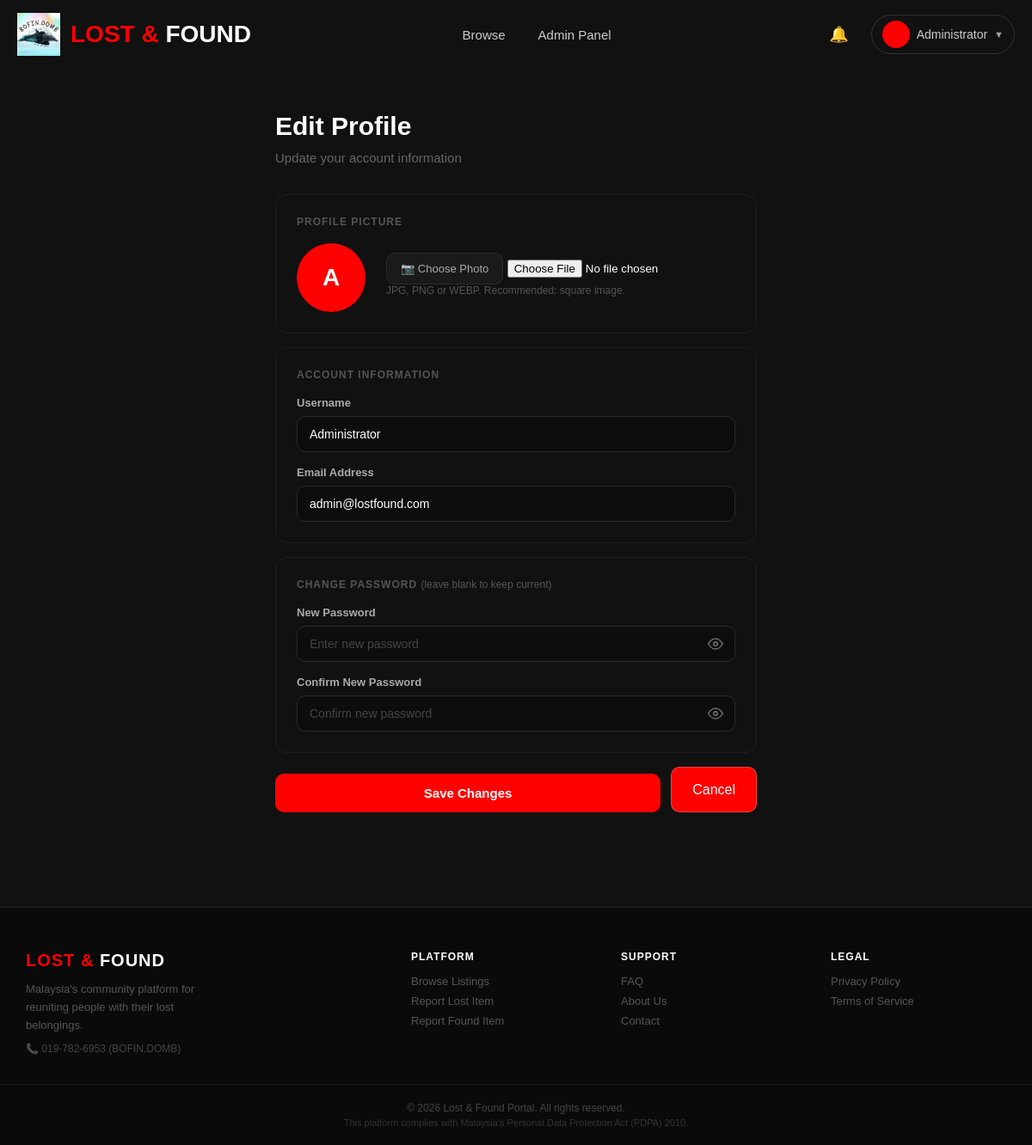
The page /edit_profile.php (signed in) on the database its author committed.
### tables this page shows
CREATE TABLE `users` (
  `id` int(11) NOT NULL,
  `username` varchar(50) NOT NULL,
  `email` varchar(100) NOT NULL,
  `password` varchar(255) NOT NULL,
  `created_at` timestamp NOT NULL DEFAULT current_timestamp(),
  `role` varchar(20) DEFAULT 'user',
  `profile_pic` varchar(255) DEFAULT NULL
);

### edit_profile.php (the view, shortened to what this page needs)
<?php
include 'config.php';
$user_id = (int)$_SESSION['user_id'];
$user    = mysqli_fetch_assoc(mysqli_query($conn, "SELECT * FROM users WHERE id=$user_id"));
?>
<!DOCTYPE html>
<html>
<head>
    <link rel="stylesheet" href="style.css">
</head>
<body>
<?php include 'navbar.php'; ?>
<div class="container" style="max-width:600px; padding:50px 20px;">
    <div class="report-header">
        <h1>Edit Profile</h1>
        <p>Update your account information</p>
    </div>
    <form method="POST" action="profile_update.php" enctype="multipart/form-data">
        <div class="report-section">
            <p class="report-section-title">Profile Picture</p>
            <div class="profile-pic-edit-wrap">
                <div class="profile-pic-preview" id="picPreview">
                    <?php if(!empty($user['profile_pic'])): ?>
                        <img src="<?php echo $user['profile_pic']; ?>" id="picImg">
                    <?php else: ?>
                        <div class="profile-pic-placeholder" id="picPlaceholder">
                            <?php echo strtoupper(substr($user['username'], 0, 1)); ?>
                        </div>
                    <?php endif; ?>
                </div>
                <div>
                    <label class="file-upload-btn" for="profilePicInput">📷 Choose Photo</label>
                    <input type="file" name="profile_pic" id="profilePicInput" accept="image/*" onchange="previewPic(this)">
                    <p style="font-size:12px; color:#555; margin-top:8px;">JPG, PNG or WEBP. Recommended: square image.</p>
                </div>
            </div>
        </div>
        <div class="report-section">
            <p class="report-section-title">Account Information</p>
            <div class="report-field">
                <label>Username</label>
                <input type="text" name="username" value="<?php echo htmlspecialchars($user['username']); ?>" required>
            </div>
            <div class="report-field">
                <label>Email Address</label>
                <input type="email" name="email" value="<?php echo htmlspecialchars($user['email']); ?>" required>
            </div>
        </div>
        <div class="report-section">
            <p class="report-section-title">Change Password <span style="color:#555; font-weight:400; text-transform:none; letter-spacing:0;">(leave blank to keep current)</span></p>
            <div class="report-field">
                <label>New Password</label>
                <div class="password-wrap">
                    <input type="password" name="new_password" id="newPass" placeholder="Enter new password">
                    <button type="button" class="eye-btn" onclick="togglePass('newPass', this)">
                        <svg xmlns="http://www.w3.org/2000/svg" width="18" height="18" viewBox="0 0 24 24" fill="none" stroke="currentColor" stroke-width="2"><path d="M1 12s4-8 11-8 11 8 11 8-4 8-11 8-11-8-11-8z"/><circle cx="12" cy="12" r="3"/></svg>
                    </button>
                </div>
            </div>
            <div class="report-field">
                <label>Confirm New Password</label>
                <div class="password-wrap">
                    <input type="password" name="confirm_password" id="confirmPass" placeholder="Confirm new password">
                    <button type="button" class="eye-btn" onclick="togglePass('confirmPass', this)">
                        <svg xmlns="http://www.w3.org/2000/svg" width="18" height="18" viewBox="0 0 24 24" fill="none" stroke="currentColor" stroke-width="2"><path d="M1 12s4-8 11-8 11 8 11 8-4 8-11 8-11-8-11-8z"/><circle cx="12" cy="12" r="3"/></svg>
                    </button>
                </div>
            </div>
        </div>
        <div style="display:flex; gap:12px;">
            <button type="submit" class="auth-submit-btn">Save Changes</button>
            <a href="profile.php" class="btn btn-outline" style="display:flex; align-items:center; padding:14px 24px;">Cancel</a>
        </div>
    </form>
</div>
<?php include 'footer.php'; ?>
</body>
</html>

### style.css (style rules this page uses)
* { margin: 0; padding: 0; box-sizing: border-box; font-family: Arial, sans-serif; }
body { background: #111; color: white; }
.btn-outline { background: transparent; border: 1px solid rgba(255,255,255,0.25); color: white; backdrop-filter: blur(4px); }
.btn, .submit-btn { transition: all 0.3s ease; }
.btn { background: red; color: white; padding: 15px 35px; text-decoration: none; border-radius: 10px; display: inline-block; }
.container { width: 90%; margin: auto; padding: 40px 0; }
.password-wrap { position: relative; }
.password-wrap input { padding-right: 48px; }
.eye-btn { position: absolute; right: 14px; top: 50%; transform: translateY(-50%); background: none; border: none; color: white; cursor: pointer; opacity: 0.4; padding: 0; display: flex; align-items: center; transition: opacity 0.2s; }
.auth-submit-btn { width: 100%; padding: 14px; background: red; color: white; font-size: 15px; font-weight: 600; border: none; border-radius: 10px; cursor: pointer; transition: background 0.2s, transform 0.2s; margin-top: 8px; }
.report-header { margin-bottom: 30px; }
.report-header h1 { font-size: 30px; font-weight: 800; margin-bottom: 8px; }
.report-header p { color: #666; font-size: 15px; line-height: 1.6; }
.report-section { background: #111; border: 1px solid #1f1f1f; border-radius: 14px; padding: 24px; margin-bottom: 16px; }
.report-section-title { font-size: 12px; font-weight: 700; text-transform: uppercase; letter-spacing: 1px; color: #555; margin-bottom: 18px; }
.report-field { margin-bottom: 16px; }
.report-field:last-child { margin-bottom: 0; }
.report-field label { display: block; font-size: 13px; font-weight: 600; color: #aaa; margin-bottom: 8px; }
.report-field input, .report-field select, .report-field textarea { width: 100%; padding: 12px 14px; background: #0d0d0d; border: 1px solid #2a2a2a; border-radius: 10px; color: white; font-size: 14px; transition: border-color 0.2s; }
.report-field input::placeholder, .report-field textarea::placeholder { color: #444; }
.file-upload-btn { background: #1a1a1a; border: 1px solid #2a2a2a; color: #aaa; padding: 10px 16px; border-radius: 10px; font-size: 13px; cursor: pointer; white-space: nowrap; transition: all 0.2s; }
.profile-pic-edit-wrap { display: flex; align-items: center; gap: 24px; }
.profile-pic-preview { width: 80px; height: 80px; border-radius: 50%; background: red; display: flex; align-items: center; justify-content: center; overflow: hidden; flex-shrink: 0; }
.profile-pic-placeholder { font-size: 28px; font-weight: 800; color: white; }

### rows shown on the page
users: username "A", username "Administrator", email "admin@lostfound.com"

### other values the page prints
$_SESSION['username'] "Administrator"
